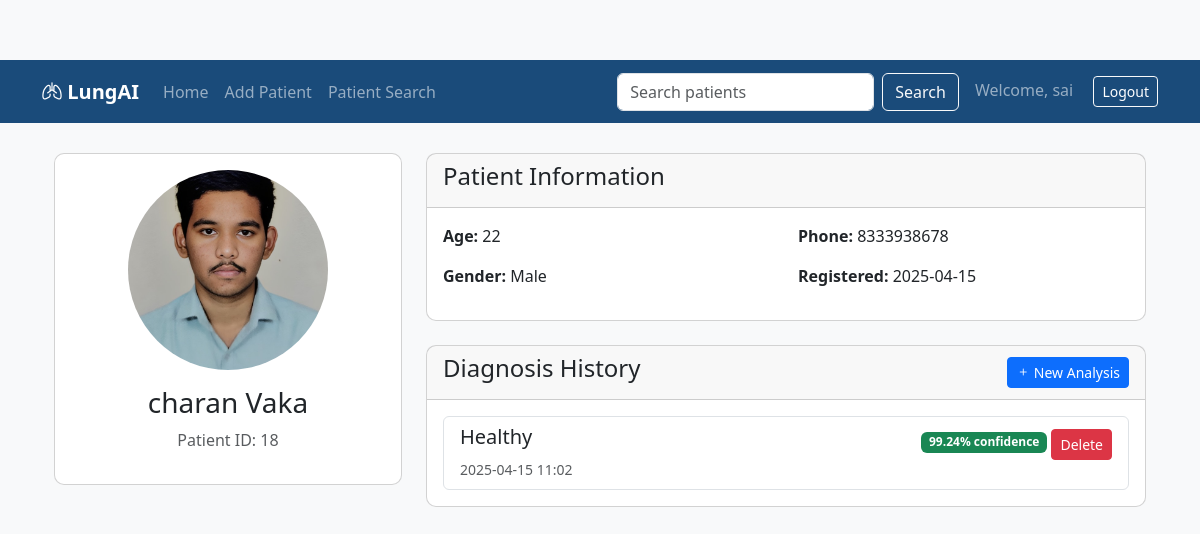
Page /patient/18 (signed in) on the committed database.
### app.py (models this page shows)
class Patient(db.Model):
    id = db.Column(db.Integer, primary_key=True)
    first_name = db.Column(db.String(50), nullable=False)
    last_name = db.Column(db.String(50), nullable=False)
    age = db.Column(db.Integer, nullable=False)
    gender = db.Column(db.String(10), nullable=False)
    phone = db.Column(db.String(20), nullable=False)
    photo = db.Column(db.String(200))
    registration_date = db.Column(db.DateTime, default=datetime.utcnow)
    doctor_id = db.Column(db.Integer, db.ForeignKey('doctor.id'), nullable=False)
    recordings = db.relationship('Recording', backref='patient', lazy=True)

class Recording(db.Model):
    id = db.Column(db.Integer, primary_key=True)
    file_path = db.Column(db.String(200), nullable=False)
    recording_date = db.Column(db.DateTime, default=datetime.utcnow)
    patient_id = db.Column(db.Integer, db.ForeignKey('patient.id'), nullable=False)
    diagnosis = db.relationship('Diagnosis', backref='recording', uselist=False)

class Diagnosis(db.Model):
    id = db.Column(db.Integer, primary_key=True)
    result = db.Column(db.String(100), nullable=False)
    confidence = db.Column(db.Float)
    recording_id = db.Column(db.Integer, db.ForeignKey('recording.id'), nullable=False)

### app.py (the view)
@app.route('/patient/<int:patient_id>')
def patient_details(patient_id):
    if 'user' not in session:
        return redirect(url_for('login'))
    patient = Patient.query.get_or_404(patient_id)
    print("DEBUG: Photo path stored in DB =", patient.photo)
    return render_template('patient_details.html', patient=patient)

### app.py (called while the page is built)
@app.context_processor
def utility_processor():
    def file_exists(path):
        return os.path.exists(os.path.join(app.config['UPLOAD_FOLDER'], path))
    return dict(file_exists=file_exists)

### templates/patient_details.html
{% extends 'base.html' %}
{% block content %}
<div class="container">
    <div class="row">
        <div class="col-md-4">
            <div class="card mb-4">
                <div class="card-body text-center">
                    {% if patient.photo %}
    <img src="{{ url_for('uploaded_file', filename=patient.photo) }}"
         class="img-fluid rounded-circle mb-3"
         style="width: 200px; height: 200px; object-fit: cover;">
{% else %}
    <img src="{{ url_for('static', filename='images/default-patient.jpg') }}"
         class="img-fluid rounded-circle mb-3"
         style="width: 200px; height: 200px; object-fit: cover;">
{% endif %}
                    <h3>{{ patient.first_name }} {{ patient.last_name }}</h3>
                    <p class="text-muted">Patient ID: {{ patient.id }}</p>
                </div>
            </div>
        </div>
        <div class="col-md-8">
            <div class="card mb-4">
                <div class="card-header">
                    <h4>Patient Information</h4>
                </div>
                <div class="card-body">
                    <div class="row">
                        <div class="col-md-6">
                            <p><strong>Age:</strong> {{ patient.age }}</p>
                            <p><strong>Gender:</strong> {{ patient.gender }}</p>
                        </div>
                        <div class="col-md-6">
                            <p><strong>Phone:</strong> {{ patient.phone }}</p>
                            <p><strong>Registered:</strong> {{ patient.registration_date.strftime('%Y-%m-%d') }}</p>
                        </div>
                    </div>
                </div>
            </div>
            <div class="card">
                <div class="card-header d-flex justify-content-between align-items-center">
                    <h4>Diagnosis History</h4>
                    <a href="{{ url_for('classify', patient_id=patient.id) }}" class="btn btn-sm btn-primary">
                        <i class="bi bi-plus"></i> New Analysis
                    </a>
                </div>
                <div class="card-body">
                    {% if patient.recordings %}
                    <div class="list-group">
                        {% for recording in patient.recordings %}
                        <div class="list-group-item">
                            <div class="d-flex justify-content-between">
                                <div>
                                    <h5>{{ recording.diagnosis.result if recording.diagnosis else 'No diagnosis' }}</h5>
                                    <small class="text-muted">
                                        {{ recording.recording_date.strftime('%Y-%m-%d %H:%M') }}
                                    </small>
                                </div>
                                <div class="text-end">
                                    {% if recording.diagnosis %}
                                        <span class="badge bg-{{ 'success' if recording.diagnosis.result == 'Healthy' else 'warning' }}">
                                            {{ recording.diagnosis.confidence }}% confidence
                                        </span>
                                        <form method="POST" action="{{ url_for('delete_diagnosis', diagnosis_id=recording.diagnosis.id) }}" onsubmit="return confirm('Are you sure you want to delete this diagnosis?');" style="display: inline;">
                                            <button type="submit" class="btn btn-sm btn-danger mt-1">Delete</button>
                                        </form>
                                    {% endif %}
                                </div>
                            </div>
                        </div>
                        {% endfor %}
                    </div>
                    {% else %}
                        <div class="alert alert-info">
                            No recordings found for this patient.
                        </div>
                    {% endif %}
                </div>
            </div>
        </div>
    </div>
</div>
{% endblock %}

### static/css/styles.css (style rules this page uses)
body { background-color: #f8f9fa; padding-top: 60px; }
.card { border-radius: 10px; }

### rows in the picture
Patient: photo (picture), first_name "charan", last_name "Vaka", id "18", age "22", gender "Male", phone "8333938678", registration_date "2025-04-15"
Recording: diagnosis "Healthy", recording_date "2025-04-15 11:02", diagnosis.confidence "99.24"

### other values in the picture
{{ session['user'] }} "sai"
